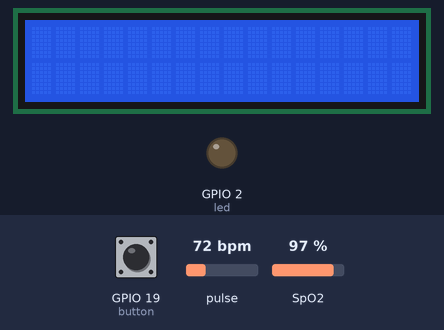
The sketch below on a simulated ESP32. Shown: 16×2 character LCD, output pins drawn as LEDs (lit = HIGH). Inputs (shaded band) come from the test bench; at power-on: GPIO 19 (button) LOW, pulse 72 bpm, SpO2 97 %. WiFi joins after 1.5 s; servers stay silent unless stated; the Firebase database answers and starts empty; what the sketch prints to the serial monitor is not drawn.

Above: at 2.7 s.
2.8 s: GPIO 19 (button) pulled HIGH for 1 s
At 3.6 s:
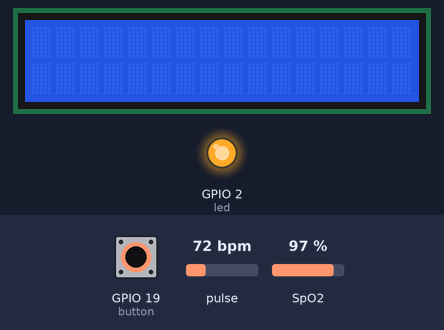
6.2 s: pulse set to 108 bpm
7.7 s: pulse set to 113 bpm
At 8.7 s:
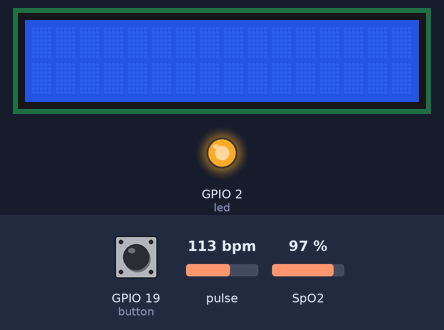
9.6 s: GPIO 19 (button) pulled HIGH for 3.2 s
At 10.42 s:
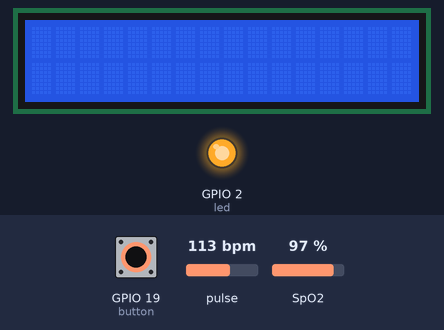
Timing chart, 0 to 14.2 s (numbered marks = the images above; inputs shaded):
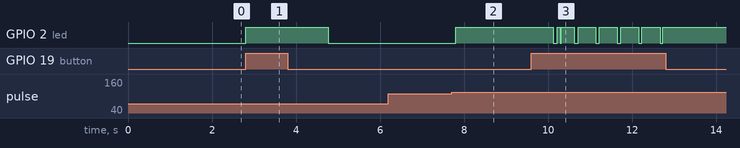

Measured:
- after the input at 2.8 s, GPIO 2 (led): LOW → HIGH at once, → LOW 2.0 s later
- after the input at 6.2 s, every drawn part: stays the same
- after the input at 7.7 s, GPIO 2 (led): LOW → HIGH after 0.10 s
- after the input at 9.6 s, GPIO 2 (led): goes LOW 0.10 s, HIGH 0.08 s, LOW 0.03 s, HIGH 0.31 s, 4 × (LOW 0.09 s, HIGH 0.42 s), LOW 0.07 s, then HIGH, starting after 0.52 s

The sketch:

da2_final.ino
```cpp
//FULL CODE

#include <Wire.h>
#include "MAX30100_PulseOximeter.h"
#include <WiFi.h>
#include <FirebaseESP32.h>
#include <Ticker.h>
#include <LiquidCrystal_I2C.h>
LiquidCrystal_I2C lcd(0X27,16,2);


#define WIFI_SSID "4G REMa_2.4G"
#define WIFI_PASSWORD "1high34namw6789"
#define FIREBASE_HOST "https://heart-beat-1-default-rtdb.firebaseio.com/"
#define FIREBASE_AUTH "Q7SSHX1TBXs2iRiOLE6Ik9u08mpqVbyj9L0uA2ZQ"

FirebaseData fbdb;
PulseOximeter pox;

int button = 19;
int led = 2;           // LED trạng thái
bool ledState = LOW;


volatile bool ledStateToUpdate = false; // Cờ để thông báo Firebase Task cập nhật trạng thái LED

Ticker timer;

// Khởi tạo handle cho các task
TaskHandle_t SensorTaskHandle;
TaskHandle_t LEDTaskHandle;
TaskHandle_t FirebaseTaskHandle;

void setup() {
  Serial.begin(9600);

  // Kết nối Wi-Fi
  WiFi.begin(WIFI_SSID, WIFI_PASSWORD);
  Serial.print("Connecting to Wi-Fi");
  while (WiFi.status() != WL_CONNECTED) {
    Serial.print(".");
    delay(300);
  }
  Serial.println("Connected!");

  // Kết nối Firebase
  Firebase.begin(FIREBASE_HOST, FIREBASE_AUTH);
  Firebase.reconnectWiFi(true);

  // Cài đặt chân GPIO
  pinMode(button, INPUT);
  pinMode(led, OUTPUT);
  digitalWrite(led, ledState);

  // Khởi tạo cảm biến MAX30100
  if (!pox.begin()) {
    Serial.println("FAILED to initialize MAX30100");
    while (true); // Dừng lại nếu cảm biến không hoạt động
  }

  //
  lcd.init();
  lcd.backlight();

  // Tạo các task FreeRTOS
  xTaskCreatePinnedToCore(
      SensorTask, "Sensor Task", 4096, NULL, 1, &SensorTaskHandle, 0);

  xTaskCreatePinnedToCore(
      LEDTask, "LED Task", 4096, NULL, 1, &LEDTaskHandle, 0);

  xTaskCreatePinnedToCore(
      FirebaseTask, "Firebase Task", 8192, NULL, 1, &FirebaseTaskHandle, 1);
}

void loop() {}

// Task xử lý cảm biến
void SensorTask(void *parameter) {
  while (true) {
    pox.update();  // Cập nhật cảm biến MAX30100
    int heartRate = pox.getHeartRate();

    if (heartRate > 110) {
      ledState = true;
      digitalWrite(led, ledState);
      ledStateToUpdate = true;
      Serial.println("Nhịp tim > 110! Bật LED cảnh báo.");
    }

    vTaskDelay(100 / portTICK_PERIOD_MS); // Kiểm tra mỗi 100ms
  }
}


// Task xử lý LED và nút nhấn
void LEDTask(void *parameter) {
  while (true) {
    int buttonStatus = digitalRead(button);
    if (buttonStatus == HIGH) {
      ledState = !ledState;
      digitalWrite(led, ledState);
      ledStateToUpdate = true; // Thông báo cho Firebase Task
      delay(500);
    }
    vTaskDelay(10 / portTICK_PERIOD_MS);
  }
}

// Task gửi dữ liệu lên Firebase
void FirebaseTask(void *parameter) {
  while (true) {
    // Gửi dữ liệu cảm biến
    sendDataToFirebase();

    // Kiểm tra và cập nhật trạng thái LED lên Firebase nếu cần
    if (ledStateToUpdate) {
      if (Firebase.setInt(fbdb, "/room1/Led", ledState)) {
        Serial.println("Cập nhật trạng thái LED lên Firebase!");
      } else {
        Serial.println("Cập nhật LED thất bại!");
      }
      ledStateToUpdate = false; // Reset cờ sau khi cập nhật
    }

    // Đọc trạng thái LED từ Firebase và cập nhật LED
    if (Firebase.getInt(fbdb, "/room1/Led")) {
      int data = fbdb.intData(); // Lấy dữ liệu trạng thái LED từ Firebase
      if (data == 1) {
        digitalWrite(led, HIGH); // Bật LED từ Firebase
      } else {
        digitalWrite(led, LOW);  // Tắt LED từ Firebase
      }
    } else {
      Serial.println("Lỗi khi đọc trạng thái LED từ Firebase!");
    }

    vTaskDelay(1000 / portTICK_PERIOD_MS); // Chạy mỗi 1 giây
  }
}

// Hàm gửi dữ liệu cảm biến lên Firebase
void sendDataToFirebase() {
  int heartRate = pox.getHeartRate();
  int spo2 = pox.getSpO2();

  // if (heartRate > 0.0 && spo2 > 0.0) {
    FirebaseJson data;
    data.set("/HeartBeat", heartRate);
    data.set("/Spo2", spo2);

    // lcd.setCursor(0,0);
    // lcd.print("Hear: ");
    // lcd.print(heartRate);
    // lcd.setCursor(0,1);
    // lcd.print("SPO2: ");
    // lcd.print(spo2);

    if (Firebase.updateNode(fbdb, "/room1", data)) {
      Serial.printf("Heart rate: %.1d bpm / SpO2: %.1d %%\n", heartRate, spo2);
    } else {
      Serial.println("Cập nhật dữ liệu thất bại!");
    }
  // }
}
```
